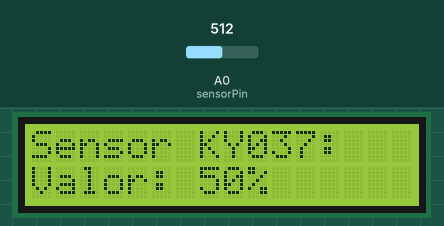
This sketch was run on a simulated Arduino Uno, built with avr-gcc and run on an emulated ATmega328P. Parts: 16×2 character LCD. The inputs (shaded band) are chosen by the test bench; at power-on: A0 (sensorPin) = 512.

Above: at 1.2 s.
1.3 s: A0 (sensorPin) set to 716
At 1.9 s:
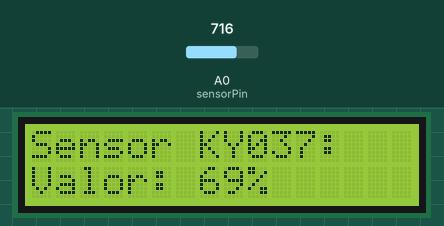
3.1 s: A0 (sensorPin) set to 900
At 4.3 s:
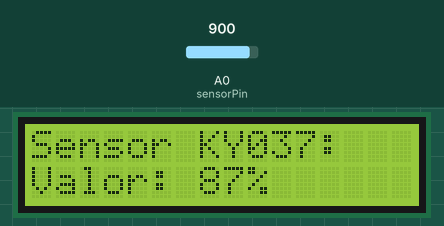
4.6 s: A0 (sensorPin) set to 1023
At 5.9 s:
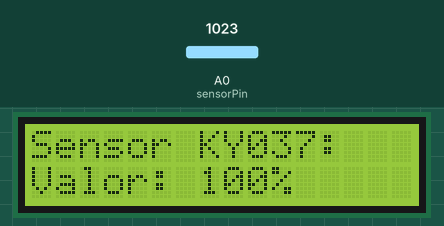
Timing chart, 0 to 7.6 s (numbered marks = the images above; inputs shaded):
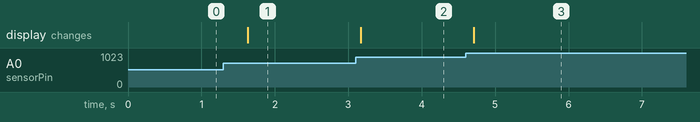

Measured:
- after the input at 1.3 s, the display: changes after 0.33 s (image 1)
- after the input at 3.1 s, the display: changes after 0.07 s (image 2)
- after the input at 4.6 s, the display: changes after 0.11 s (image 3)

The sketch:

E1.ino
```cpp
/*---------------------------------------------
  Curso de Desarrollo IoT
  Módulo: Starters
  Clase: 6
  Ejercicio: 1

  PINOUT:
  (PCF8574)
  SDA -> A4
  SCL -> A5

  (KY-037)
  AO -> A0
---------------------------------------------*/

#include <Wire.h>
#include <LiquidCrystal_I2C.h>

int sensorPin = A0;  // Pin analógico al que está conectado el sensor KY037

// Configuración del LCD
int direccion_i2c = 0x27;  // Dirección del dispositivo I2C del LCD
int columnas_lcd = 16;     // Número de columnas del LCD
int filas_lcd = 2;         // Número de filas del LCD

// Crear una instancia de LiquidCrystal_I2C
LiquidCrystal_I2C lcd(direccion_i2c, columnas_lcd, filas_lcd);

void setup() {
  lcd.init();  // Inicialización del LCD 1602
  lcd.backlight();  // Encender retroiluminación

  lcd.setCursor(0, 0);
  lcd.print("Sensor KY037:");
}

void loop() {
  int valorSensor = analogRead(sensorPin);
  int porcentaje = map(valorSensor, 0, 1023, 0, 100);  // Mapear el valor a un rango de 0 a 100

  lcd.setCursor(0, 1);
  lcd.print("Valor: " + String(porcentaje) + "%   ");

  delay(500);  // Esperar medio segundo antes de la siguiente lectura
}
```
